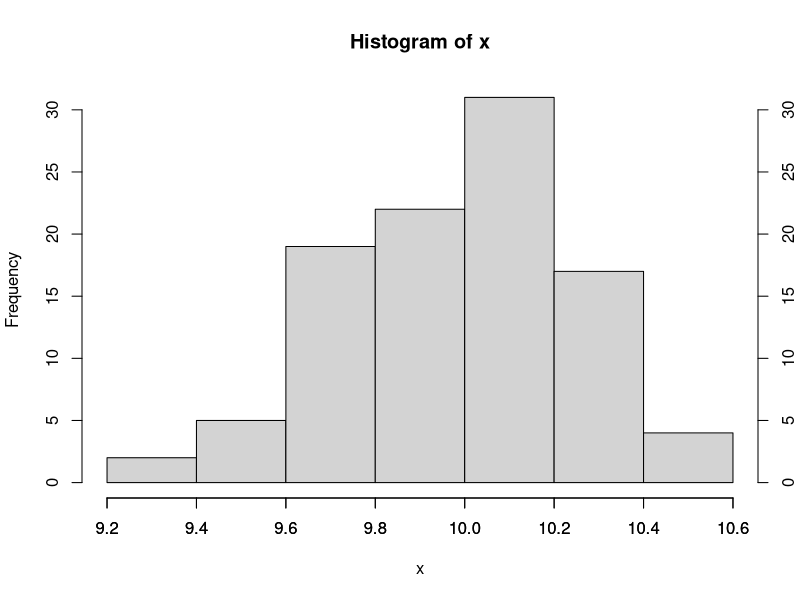

R code for this plot:
x <- rnorm(100, mean=10, sd=.3)
hist(x)
axis(4)
axis(1)
mean(x)
sd(x)
y=set.seed(1234)
mean(y)
sd(y)
rnorm(10)
x
set.seed(1)
x <- rnorm(100) 
head(x)